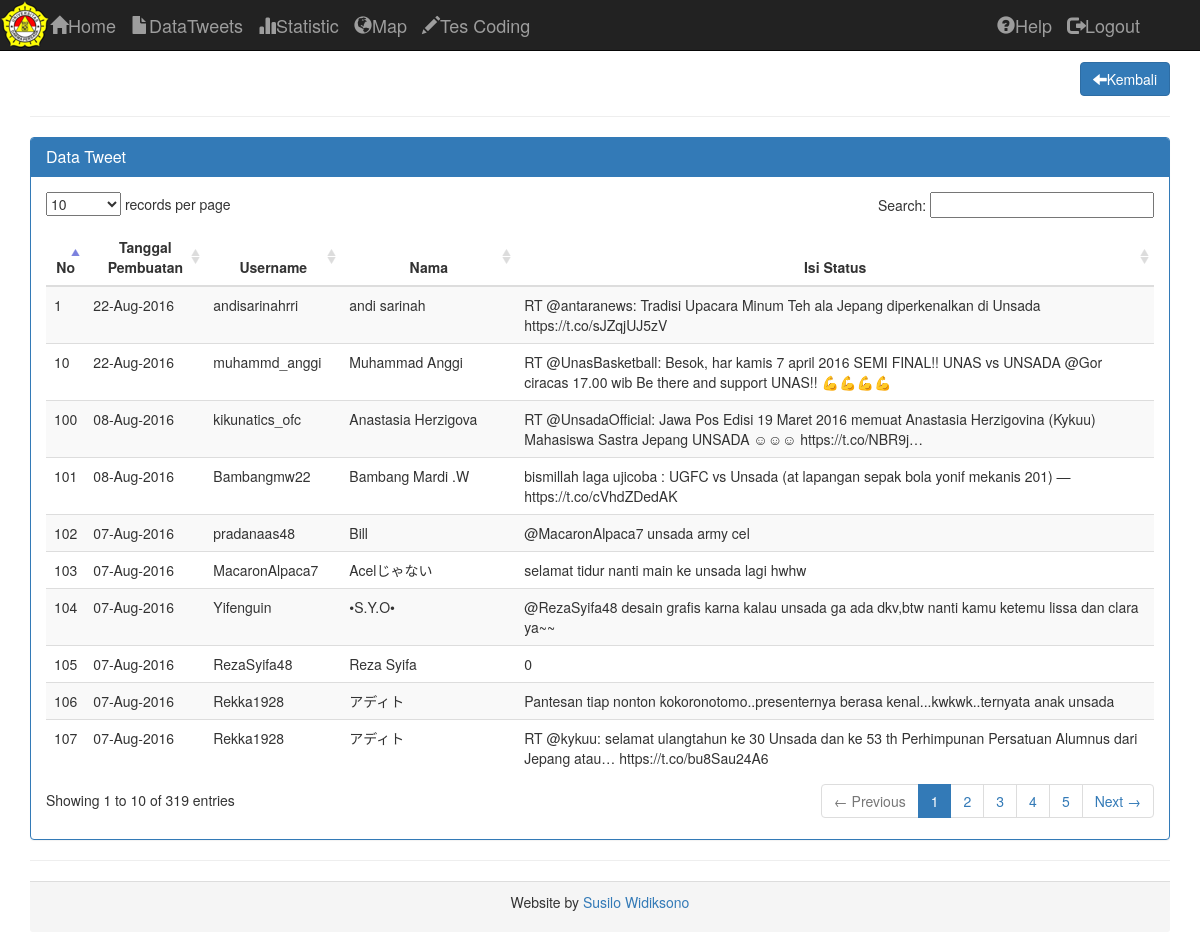
Page /interfaces.php?page=datatweet on the committed database.
### tables this page shows
CREATE TABLE `tweets` (
  `status_id_str` varchar(50) NOT NULL,
  `created_time` datetime NOT NULL,
  `status_id` varchar(50) NOT NULL,
  `status_text` text NOT NULL,
  `status_latitude` varchar(100) DEFAULT '0',
  `status_longtitude` varchar(100) DEFAULT '0',
  `status_place` varchar(100) DEFAULT '0',
  `status_country` varchar(100) DEFAULT '0',
  `account_id` int(11) NOT NULL,
  `account_id_str` int(11) NOT NULL,
  `account_name` varchar(200) NOT NULL,
  `account_screen_name` varchar(100) NOT NULL,
  `account_location` varchar(200) DEFAULT '0',
  `account_profile_img` text NOT NULL,
  `id_user` int(11) NOT NULL
);

### pages/datatweet.php (the view)
<div class="text-right">
	<a href="?page=listunsada" type="button" class="btn btn-primary"><span class="glyphicon glyphicon-arrow-left"></span>Kembali</a>
</div>
<hr />
<div class="panel panel-primary">
	<div class="panel-heading">
		<h3 class="panel-title">Data Tweet</h3>
	</div>
	<div class="panel-body">
	<table class="table table-hover table-striped datatables">
		<thead>
			<tr>
				<th class="text-center">No</th>
				<th class="text-center">Tanggal Pembuatan</th>
				<th class="text-center">Username</th>
				<th class="text-center">Nama</th>
				<th class="text-center">Isi Status</th>
			</tr>
		</thead>
		<tbody>
		<?php
		include("koneksi.php");
		$no = 0;
		$datatweet = "SELECT * FROM tweets ORDER BY tweets.created_time DESC";
		$lihatdatatweet = mysqli_query($konek,$datatweet);
		while ($row = mysqli_fetch_array($lihatdatatweet)) {
			$no++;
		?>
			<tr>
				<td><?php echo $no ?></td>
				<td><?php echo date('d-M-Y',strtotime($row['created_time'])); ?></td>
				<td><?php echo $row['account_screen_name'] ?></td>
				<td><?php echo $row['account_name'] ?></td>
				<td><?php echo $row['status_text'] ?></td>
			</tr>
		<?php
		}
		?>
		</tbody>
	</table>
	</div>

### interfaces.php (shortened to what this page needs)
<!DOCTYPE html>
<html>
<head>
  <link rel="stylesheet" href="css/bootstrap.min.css">
  <link rel="stylesheet" href="css/custom.css">
	<link rel="stylesheet" href="datatables/dataTables.bootstrap.css">
</head>
<body>
	<nav class="navbar navbar-inverse navbar-fixed-top">
	<img src="gambar/b.png" class="nav navbar-nav" alt="brand">
	<div class="container">
	<div class="container-fluid">
    <div class="navbar-header">
    <a class="navbar-brand" href="?page=listunsada"><span class="glyphicon glyphicon-home"></span>Home</a>
    <a class="navbar-brand" href="?page=datatweet"><span class="glyphicon glyphicon-file"></span>DataTweets</a>
    <a class="navbar-brand" href="?page=statistik"><span class="glyphicon glyphicon-stats"></span>Statistic</span></a>
    <a class="navbar-brand" href="?page=map"><span class="glyphicon glyphicon-globe"></span>Map</a>
    <a class="navbar-brand" href="?page=testcodingakhir"><span class="glyphicon glyphicon-pencil"></span>Tes Coding</a>
    </div>
    <div id="navbar" class="navbar-collapse collapse navbar-right">
    <a class="navbar-brand" href="?page=help"><span class="glyphicon glyphicon-question-sign"></span>Help</a>
    <a class="navbar-brand" href="logout.php"><span class="glyphicon glyphicon-log-out"></span>Logout</a>
    </div>
</nav>
	<div class="container">
  <?php include "halaman.php" ?>
	</div>
  <hr />
  <footer class="footer">
    <div class="panel-footer">
      <p class="text-center">Website by <a href="https://twitter.com/wididy19" target="_blank">Susilo Widiksono</a></p>
    </div>
  </footer>
</body>
</html>

### halaman.php (shortened to what this page needs)
<?php
include 'koneksi.php';
if (isset($_GET['page'])) {
	$page=$_GET['page'];
} else {
	$page = '';
}
	switch ($page) {
		case 'datatweet':
			include("pages/datatweet.php");
			break;
	}
?>

### rows in the picture
tweets: created_time "22-Aug-2016", account_screen_name "andisarinahrri", account_name "andi sarinah", status_text "RT @antaranews: Tradisi Upacara Minum Teh ala Jepang diperkenalkan di Unsada https://t.co/sJZqjUJ5zV"
tweets: created_time "22-Aug-2016", account_screen_name "muhammd_anggi", account_name "Muhammad Anggi", status_text "RT @UnasBasketball: Besok, har kamis 7 april 2016 SEMI FINAL!! UNAS vs UNSADA @Gor ciracas 17.00 wib Be there and support UNAS!! 💪💪💪💪"
tweets: created_time "08-Aug-2016", account_screen_name "kikunatics_ofc", account_name "Anastasia Herzigova", status_text "RT @UnsadaOfficial: Jawa Pos Edisi 19 Maret 2016 memuat Anastasia Herzigovina (Kykuu) Mahasiswa Sastra Jepang UNSADA ☺☺☺ https://t.co/NBR9j…"
tweets: created_time "08-Aug-2016", account_screen_name "Bambangmw22", account_name "Bambang Mardi .W", status_text "bismillah laga ujicoba : UGFC vs Unsada (at lapangan sepak bola yonif mekanis 201) — https://t.co/cVhdZDedAK"
tweets: created_time "07-Aug-2016", account_screen_name "pradanaas48", account_name "Bill", status_text "@MacaronAlpaca7 unsada army cel"
tweets: created_time "07-Aug-2016", account_screen_name "MacaronAlpaca7", account_name "Acelじゃない", status_text "selamat tidur nanti main ke unsada lagi hwhw"
tweets: created_time "07-Aug-2016", account_screen_name "Yifenguin", account_name "•S.Y.O•", status_text "@RezaSyifa48 desain grafis karna kalau unsada ga ada dkv,btw nanti kamu ketemu lissa dan clara ya~~"
tweets: created_time "07-Aug-2016", account_screen_name "RezaSyifa48", account_name "Reza Syifa", status_text "0"
tweets: created_time "07-Aug-2016", account_screen_name "Rekka1928", account_name "アディト", status_text "Pantesan tiap nonton kokoronotomo..presenternya berasa kenal...kwkwk..ternyata anak unsada"
tweets: created_time "07-Aug-2016", account_screen_name "Rekka1928", account_name "アディト", status_text "RT @kykuu: selamat ulangtahun ke 30 Unsada dan ke 53 th Perhimpunan Persatuan Alumnus dari Jepang atau… https://t.co/bu8Sau24A6"
